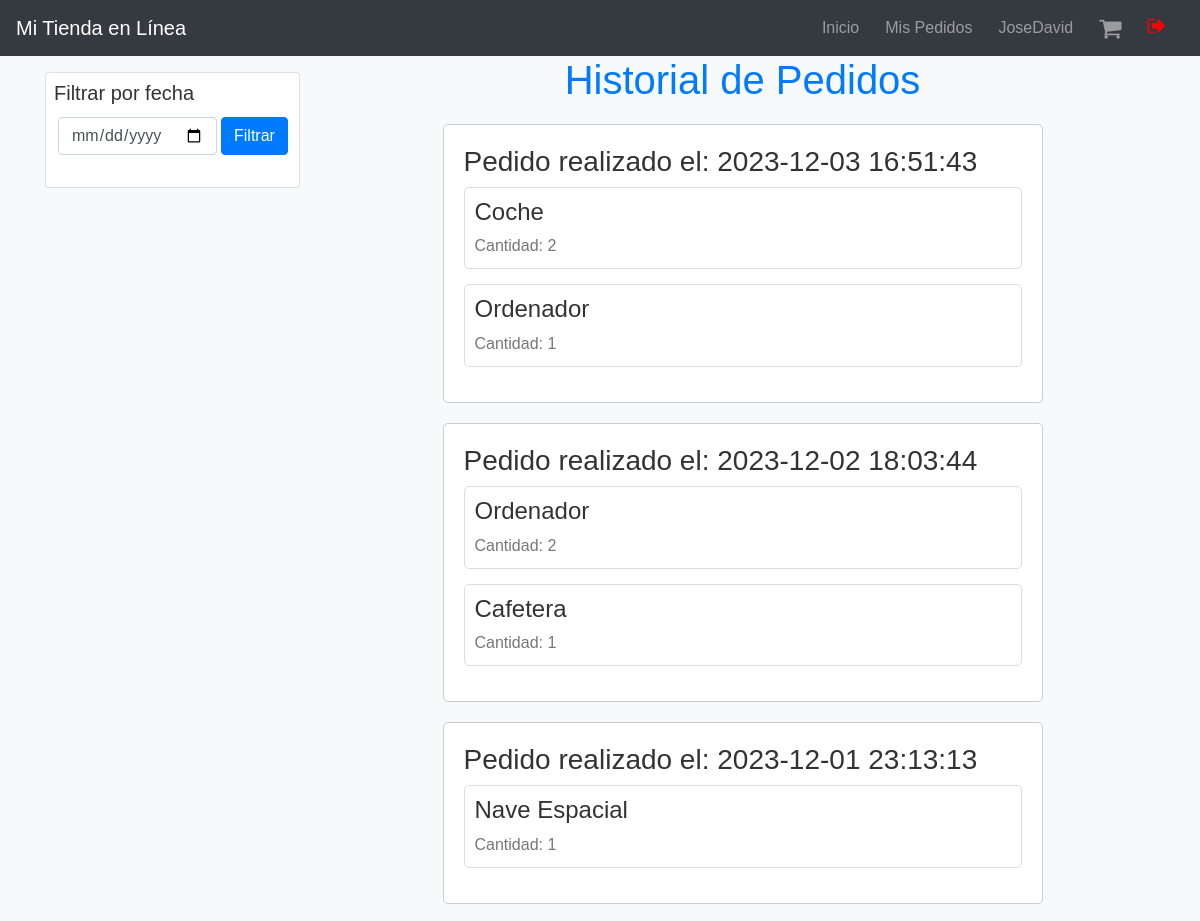
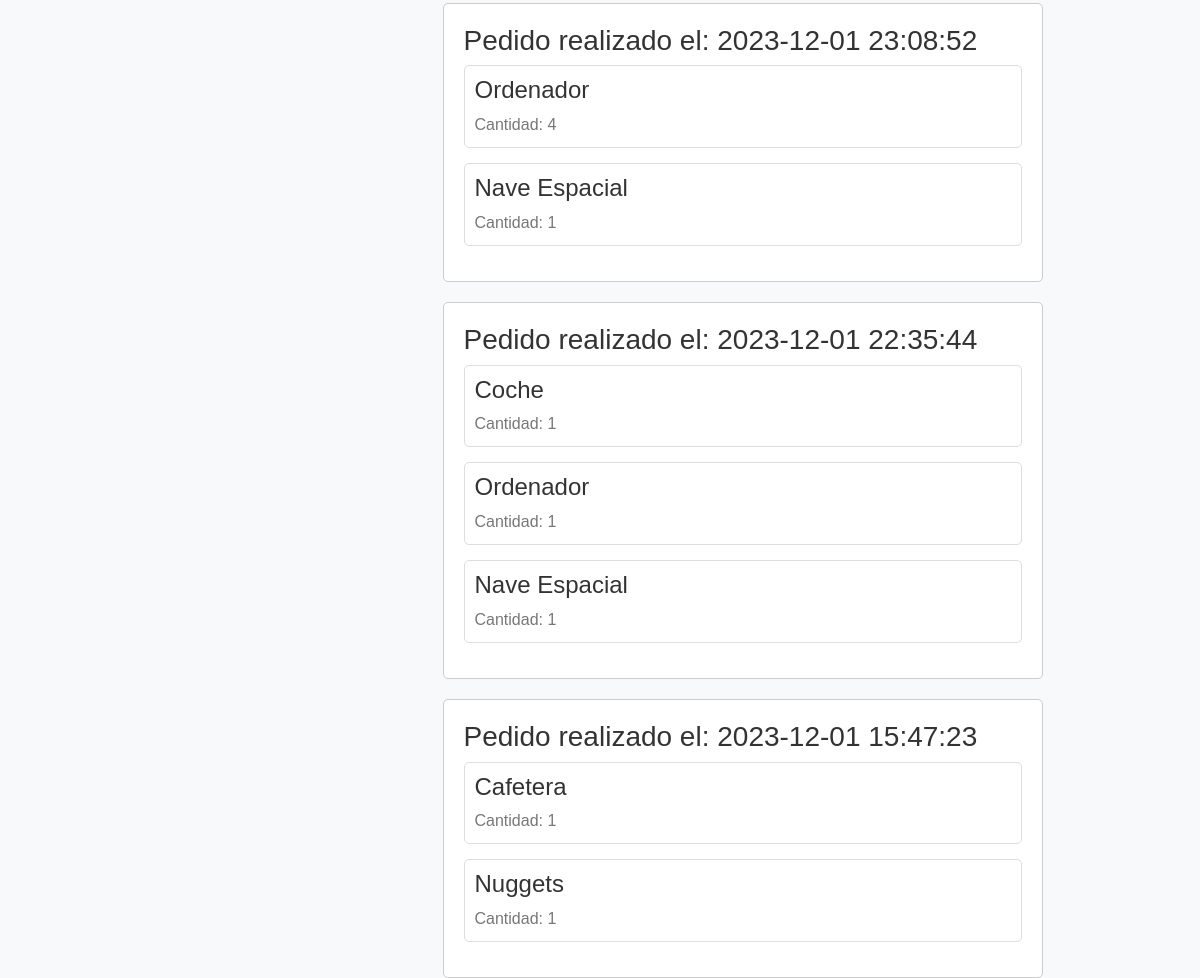
Screenshot of /Program/View/verpedidos.php (signed in) with the database file from the repository (2 pictures, top to bottom).
### tables this page shows
CREATE TABLE `pedidos_productos` (
  `id_pedido` int(11) NOT NULL,
  `id_producto` int(11) NOT NULL,
  `cantidad` int(11) NOT NULL
);

CREATE TABLE `productos` (
  `id_producto` int(11) NOT NULL,
  `nombre_producto` varchar(100) NOT NULL,
  `descripcion` text DEFAULT NULL,
  `precio` decimal(10,2) NOT NULL,
  `url_imagen` varchar(255) DEFAULT NULL
);

CREATE TABLE `pedidos` (
  `id_pedido` int(11) NOT NULL,
  `id_usuario` int(11) DEFAULT NULL,
  `fecha_pedido` timestamp NOT NULL DEFAULT current_timestamp()
);

### Program/DataAccess/PedidosDAO.php (called while the page is built, shortened)
<?php
function pedidos($user_id, $fecha = null)
{
    try {
        $conexion = Conexion();
        if ($fecha) {
            $consulta = $conexion->prepare("SELECT nombre_producto, cantidad, fecha_pedido
                                           FROM usuarios, pedidos_productos, pedidos, productos
                                           WHERE usuarios.id_usuario = pedidos.id_usuario
                                           AND pedidos.id_pedido = pedidos_productos.id_pedido
                                           AND pedidos_productos.id_producto = productos.id_producto
                                           AND usuarios.id_usuario = :user_id
                                           AND DATE(fecha_pedido) = :fecha
                                           ORDER BY fecha_pedido DESC");
            $consulta->bindParam('fecha', $fecha);
        } else {
            $consulta = $conexion->prepare("SELECT nombre_producto, cantidad, fecha_pedido
                                           FROM usuarios, pedidos_productos, pedidos, productos
                                           WHERE usuarios.id_usuario = pedidos.id_usuario
                                           AND pedidos.id_pedido = pedidos_productos.id_pedido
                                           AND pedidos_productos.id_producto = productos.id_producto
                                           AND usuarios.id_usuario = :user_id
                                           ORDER BY fecha_pedido DESC");
        }
        $consulta->bindParam('user_id', $user_id);
        $consulta->execute();
        return $consulta;
    } catch (PDOException $e) {
        echo "Error al sacar el id de usuario: " . $e->getMessage();
    } finally {
        $conexion = null;
    }
}

### Program/Business/PedidoClass.php (called while the page is built, shortened)
<?php
require_once('../DataAccess/PedidosDAO.php');
class Pedido
{
    public function getNombreProducto()
    {
        return $this->nombre_producto;
    }
    public function getCantidad()
    {
        return $this->cantidad;
    }
    public function getFechaPedido()
    {
        return $this->fecha_pedido;
    }
}
function listaPedido($id_usuario,$fecha = null)
{
   $consulta= pedidos($id_usuario, $fecha);
   $listadopedidos=[];
   while($registro=$consulta->fetch()){
     $pedido= new Pedido($registro['nombre_producto'],$registro['cantidad'],$registro['fecha_pedido']);
     array_push($listadopedidos,$pedido);
   }
   return $listadopedidos;
}

### Program/View/verpedidos.php (the view, shortened to what this page needs)
<?php
include 'navbar.inc';
require_once '../Business/PedidoClass.php';
$modoOscuroCookie = isset($_COOKIE['modo_oscuro']) ? $_COOKIE['modo_oscuro'] : 'false';
?>
<!DOCTYPE html>
<html lang="en">
<head>
    <link rel="stylesheet" href="https://stackpath.bootstrapcdn.com/bootstrap/4.3.1/css/bootstrap.min.css">
    <link rel="stylesheet" href="https://cdnjs.cloudflare.com/ajax/libs/font-awesome/4.7.0/css/font-awesome.min.css">
    <link rel="stylesheet" href="resources/css/verpedidos.css">
</head>
<body class="<?php echo $modoOscuroCookie === 'true' ? 'dark-mode' : ''; ?>">
<div class="container">
<div class="row">
        <div class="col-md-3">
            <div class="card mt-3  <?php echo ($modoOscuroCookie === 'true') ? 'dark-mode' : ''; ?>">
                <div class="card-body p-2">
                    <h5 class="card-title <?php echo ($modoOscuroCookie === 'true') ? 'text-white' : ''; ?>">Filtrar por fecha</h5>
                    <form class="form-inline" method="get" action="">
                        <div class="form-group mx-1 mb-2">
                            <input type="date" class="form-control" name="fecha">
                        </div>
                        <button type="submit" class="btn btn-primary mb-2">Filtrar</button>
                    </form>
                </div>
            </div>
        </div>
        <div class="col-md-9">
            <?php
            $fechaFiltro = isset($_GET['fecha']) ? $_GET['fecha'] : null;
            $listado = listaPedido($_SESSION['usu_id'], $fechaFiltro);
            echo '<h1>Historial de Pedidos</h1>';
            $pedidosPorFecha = [];
            foreach ($listado as $pedido) {
                $fecha = $pedido->getFechaPedido();
                if (!isset($pedidosPorFecha[$fecha])) {
                    $pedidosPorFecha[$fecha] = [];
                }
                $pedidosPorFecha[$fecha][] = $pedido;
            }
            foreach ($pedidosPorFecha as $fecha => $pedidos) {
                echo '<div class="pedido-container ' . ($modoOscuroCookie === 'true' ? 'dark-mode' : '') . '">';
                echo '<h3>Pedido realizado el: ' . $fecha . '</h3>';
                foreach ($pedidos as $pedido) {
                    echo '<div class="pedido-item ' . ($modoOscuroCookie === 'true' ? 'dark-mode' : '') . '">';
                    echo '<h4>' . $pedido->getNombreProducto() . '</h4>';
                    echo '<p>Cantidad: ' . $pedido->getCantidad() . '</p>';
                    echo '</div>';
                }
                echo '</div>';
            }
            ?>
        </div>
    </div>
</div>
</body>
</html>

### Program/View/resources/css/verpedidos.css (style rules this page uses)
body { font-family: Arial, sans-serif; background-color: #f8f9fa; color: #333; transition: background-color 0.3s ease, color 0.3s ease; }
h1 { text-align: center; color: #007bff; }
.pedido-container { max-width: 600px; margin: auto; padding: 20px; border: 1px solid #ccc; border-radius: 5px; margin-top: 20px; background-color: #fff; transition: background-color 0.3s ease; }
.pedido-item { margin-bottom: 15px; padding: 10px; border: 1px solid #ddd; border-radius: 5px; transition: background-color 0.3s ease; }
.pedido-item p { margin: 0; color: #777; }

### rows the page displays
pedidos_productos: id_producto.nombre_producto "Coche", cantidad "2"
pedidos_productos: id_producto.nombre_producto "Ordenador", cantidad "1"
pedidos_productos: id_producto.nombre_producto "Ordenador", cantidad "2"
pedidos_productos: id_producto.nombre_producto "Cafetera", cantidad "1"
pedidos_productos: id_producto.nombre_producto "Nave Espacial", cantidad "1"
pedidos_productos: id_producto.nombre_producto "Ordenador", cantidad "4"
pedidos_productos: id_producto.nombre_producto "Nave Espacial", cantidad "1"
pedidos_productos: id_producto.nombre_producto "Coche", cantidad "1"
pedidos_productos: id_producto.nombre_producto "Ordenador", cantidad "1"
pedidos_productos: id_producto.nombre_producto "Nave Espacial", cantidad "1"
pedidos_productos: id_pedido.fecha_pedido "2023-12-01 15:47:23", id_producto.nombre_producto "Nuggets", cantidad "1"
pedidos_productos: id_producto.nombre_producto "Cafetera", cantidad "1"

### other values shown
$_SESSION['usu_nombre'] "JoseDavid"
$fecha "2023-12-03 16:51:43"
$fecha "2023-12-02 18:03:44"
$fecha "2023-12-01 23:13:13"
$fecha "2023-12-01 23:08:52"
$fecha "2023-12-01 22:35:44"
